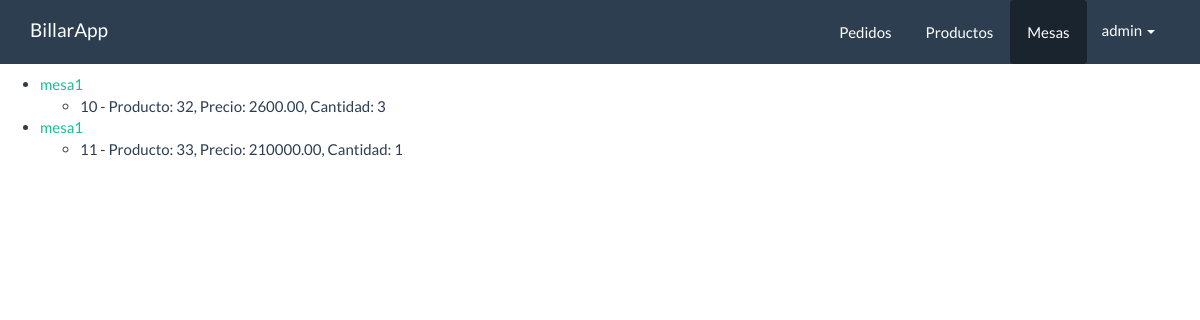
Before: /panel/productos/mesas.php with the older database file.
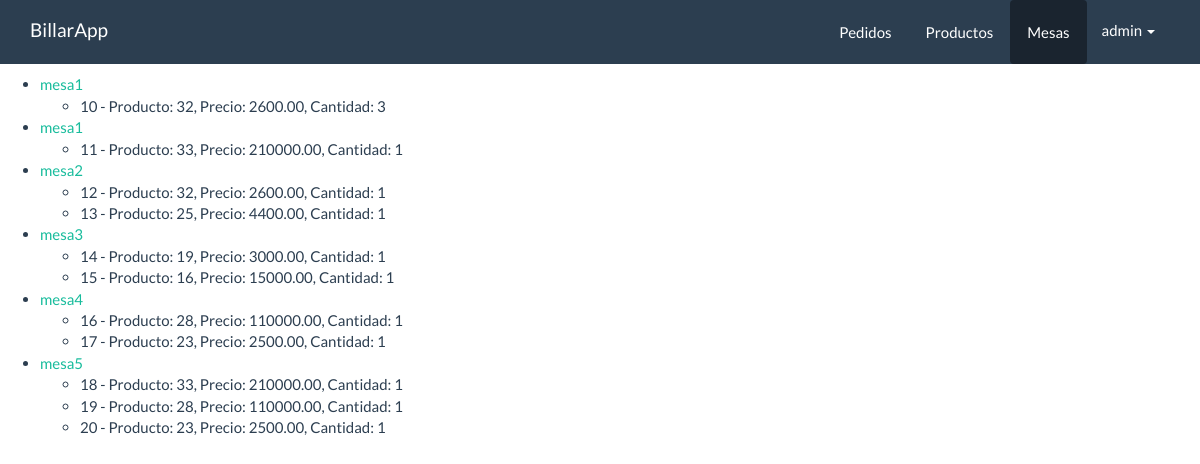
After: the same page with the newer database file.
### tables this page shows
CREATE TABLE `usuarios` (
  `id` int(11) NOT NULL,
  `nombre_usuario` varchar(100) NOT NULL,
  `clave` varchar(150) NOT NULL,
  `estado` int(11) NOT NULL DEFAULT 1
);

CREATE TABLE `detalle_pedidos` (
  `id` int(11) NOT NULL,
  `pedido_id` int(11) NOT NULL,
  `producto_id` int(11) NOT NULL,
  `precio` decimal(10,2) NOT NULL,
  `cantidad` int(11) NOT NULL,
  `estado` int(11) NOT NULL DEFAULT 1
);

### panel/productos/mesas.php (the view, shortened to what this page needs)
<!DOCTYPE html>
<html lang="en">
<head>
    <link rel="stylesheet" href="../../assets/css/bootstrap.min.css">
    <link rel="stylesheet" href="../../assets/css/estilos.css">
</head>
<body>
<nav class="navbar navbar-default navbar-fixed-top">
    <div class="container">
        <div class="navbar-header">
            <a class="navbar-brand" href="../dashboard.php">BillarApp</a>
        </div>
        <div id="navbar" class="navbar-collapse collapse">
            <ul class="nav navbar-nav pull-right">
                <li>
                    <a href="../pedidos/index.php" class="btn">Pedidos</a>
                </li>
                <li>
                    <a href="index.php" class="btn">Productos</a>
                </li>
                <li class="active">
                    <a href="productos/mesas.php" class="btn">Mesas</a>
                </li>
                <li class="dropdown">
                    <a href="#" class="dropdown-toggle" data-toggle="dropdown" role="button" aria-haspopup="true" aria-expanded="false">admin <span class="caret"></span></a>
                </li>
            </ul>
        </div>
    </div>
</nav>
<h1>Listado de Mesas</h1>
<ul>
    <?php
    $conexion = new mysqli("localhost", "root", "", "tiendabillar");
    $consulta_mesas_pedidos = "SELECT usuarios.id AS mesa_id, usuarios.nombre_usuario AS mesa_nombre, pedidos.id AS pedido_id
                               FROM usuarios
                               JOIN clientes ON usuarios.nombre_usuario = clientes.mesa
                               JOIN pedidos ON clientes.id = pedidos.cliente_id";
    $resultado_mesas_pedidos = $conexion->query($consulta_mesas_pedidos);
    while ($fila_mesa_pedido = $resultado_mesas_pedidos->fetch_assoc()) {
        echo "<li><a href='pedidos.php?mesa_id={$fila_mesa_pedido['mesa_id']}'>{$fila_mesa_pedido['mesa_nombre']}</a></li>";
        if ($fila_mesa_pedido['pedido_id']) {
            echo "<ul>";
            $consulta_detalles_pedido = "SELECT * FROM detalle_pedidos WHERE pedido_id = {$fila_mesa_pedido['pedido_id']}";
            $resultado_detalles_pedido = $conexion->query($consulta_detalles_pedido);
            while ($fila_detalle_pedido = $resultado_detalles_pedido->fetch_assoc()) {
                echo "<li>{$fila_detalle_pedido['id']} - Producto: {$fila_detalle_pedido['producto_id']}, Precio: {$fila_detalle_pedido['precio']}, Cantidad: {$fila_detalle_pedido['cantidad']}</li>";
            }
            echo "</ul>";
        }
    }
    ?>
</ul>
</html>

Changed rows visible on the page:
now on this page (row unchanged): usuarios: nombre_usuario "mesa2"
added detalle_pedidos: id "12", producto "32", precio "2600.00", cantidad "1", shown under "mesa2"
added detalle_pedidos: id "13", producto "25", precio "4400.00", cantidad "1", shown under "mesa2"
now on this page (row unchanged): usuarios: nombre_usuario "mesa3"
added detalle_pedidos: id "14", producto "19", precio "3000.00", cantidad "1", shown under "mesa3"
added detalle_pedidos: id "15", producto "16", precio "15000.00", cantidad "1", shown under "mesa3"
now on this page (row unchanged): usuarios: nombre_usuario "mesa4"
added detalle_pedidos: id "16", producto "28", precio "110000.00", cantidad "1", shown under "mesa4"
added detalle_pedidos: id "17", producto "23", precio "2500.00", cantidad "1", shown under "mesa4"
now on this page (row unchanged): usuarios: nombre_usuario "mesa5"
added detalle_pedidos: id "18", producto "33", precio "210000.00", cantidad "1", shown under "mesa5"
added detalle_pedidos: id "19", producto "28", precio "110000.00", cantidad "1", shown under "mesa5"
added detalle_pedidos: id "20", producto "23", precio "2500.00", cantidad "1", shown under "mesa5"
